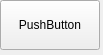
<?xml version="1.0" encoding="UTF-8"?>
<ui version="4.0">
 <class>Form</class>
 <widget class="QWidget" name="Form">
  <property name="geometry">
   <rect>
    <x>0</x>
    <y>0</y>
    <width>103</width>
    <height>55</height>
   </rect>
  </property>
  <property name="windowTitle">
   <string>Form</string>
  </property>
  <widget class="QPushButton" name="pushButton">
   <property name="geometry">
    <rect>
     <x>0</x>
     <y>0</y>
     <width>100</width>
     <height>50</height>
    </rect>
   </property>
   <property name="text">
    <string>PushButton</string>
   </property>
  </widget>
 </widget>
 <resources/>
 <connections/>
</ui>
